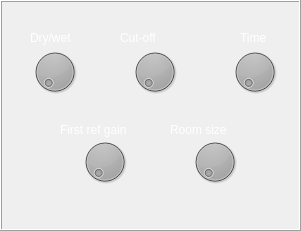
   <widget class="QFrame" name="rev_frame">
    <property name="geometry">
     <rect>
      <x>390</x>
      <y>40</y>
      <width>301</width>
      <height>231</height>
     </rect>
    </property>
    <property name="frameShape">
     <enum>QFrame::Box</enum>
    </property>
    <property name="frameShadow">
     <enum>QFrame::Raised</enum>
    </property>
    <widget class="QDial" name="rev_time_3">
     <property name="geometry">
      <rect>
       <x>230</x>
       <y>40</y>
       <width>50</width>
       <height>64</height>
      </rect>
     </property>
     <property name="palette">
      <palette>
       <active>
        <colorrole role="Button">
         <brush brushstyle="SolidPattern">
          <color alpha="255">
           <red>0</red>
           <green>0</green>
           <blue>0</blue>
          </color>
         </brush>
        </colorrole>
        <colorrole role="Base">
         <brush brushstyle="SolidPattern">
          <color alpha="255">
           <red>0</red>
           <green>0</green>
           <blue>0</blue>
          </color>
         </brush>
        </colorrole>
        <colorrole role="Window">
         <brush brushstyle="SolidPattern">
          <color alpha="255">
           <red>0</red>
           <green>0</green>
           <blue>0</blue>
          </color>
         </brush>
        </colorrole>
       </active>
       <inactive>
        <colorrole role="Button">
         <brush brushstyle="SolidPattern">
          <color alpha="255">
           <red>0</red>
           <green>0</green>
           <blue>0</blue>
          </color>
         </brush>
        </colorrole>
        <colorrole role="Base">
         <brush brushstyle="SolidPattern">
          <color alpha="255">
           <red>0</red>
           <green>0</green>
           <blue>0</blue>
          </color>
         </brush>
        </colorrole>
        <colorrole role="Window">
         <brush brushstyle="SolidPattern">
          <color alpha="255">
           <red>0</red>
           <green>0</green>
           <blue>0</blue>
          </color>
         </brush>
        </colorrole>
       </inactive>
       <disabled>
        <colorrole role="Button">
         <brush brushstyle="SolidPattern">
          <color alpha="255">
           <red>0</red>
           <green>0</green>
           <blue>0</blue>
          </color>
         </brush>
        </colorrole>
        <colorrole role="Base">
         <brush brushstyle="SolidPattern">
          <color alpha="255">
           <red>0</red>
           <green>0</green>
           <blue>0</blue>
          </color>
         </brush>
        </colorrole>
        <colorrole role="Window">
         <brush brushstyle="SolidPattern">
          <color alpha="255">
           <red>0</red>
           <green>0</green>
           <blue>0</blue>
          </color>
         </brush>
        </colorrole>
       </disabled>
      </palette>
     </property>
    </widget>
    <widget class="QDial" name="rev_cutoff_3">
     <property name="geometry">
      <rect>
       <x>130</x>
       <y>40</y>
       <width>50</width>
       <height>64</height>
      </rect>
     </property>
     <property name="palette">
      <palette>
       <active>
        <colorrole role="Button">
         <brush brushstyle="SolidPattern">
          <color alpha="255">
           <red>0</red>
           <green>0</green>
           <blue>0</blue>
          </color>
         </brush>
        </colorrole>
        <colorrole role="Base">
         <brush brushstyle="SolidPattern">
          <color alpha="255">
           <red>0</red>
           <green>0</green>
           <blue>0</blue>
          </color>
         </brush>
        </colorrole>
        <colorrole role="Window">
         <brush brushstyle="SolidPattern">
          <color alpha="255">
           <red>0</red>
           <green>0</green>
           <blue>0</blue>
          </color>
         </brush>
        </colorrole>
       </active>
       <inactive>
        <colorrole role="Button">
         <brush brushstyle="SolidPattern">
          <color alpha="255">
           <red>0</red>
           <green>0</green>
           <blue>0</blue>
          </color>
         </brush>
        </colorrole>
        <colorrole role="Base">
         <brush brushstyle="SolidPattern">
          <color alpha="255">
           <red>0</red>
           <green>0</green>
           <blue>0</blue>
          </color>
         </brush>
        </colorrole>
        <colorrole role="Window">
         <brush brushstyle="SolidPattern">
          <color alpha="255">
           <red>0</red>
           <green>0</green>
           <blue>0</blue>
          </color>
         </brush>
        </colorrole>
       </inactive>
       <disabled>
        <colorrole role="Button">
         <brush brushstyle="SolidPattern">
          <color alpha="255">
           <red>0</red>
           <green>0</green>
           <blue>0</blue>
          </color>
         </brush>
        </colorrole>
        <colorrole role="Base">
         <brush brushstyle="SolidPattern">
          <color alpha="255">
           <red>0</red>
           <green>0</green>
           <blue>0</blue>
          </color>
         </brush>
        </colorrole>
        <colorrole role="Window">
         <brush brushstyle="SolidPattern">
          <color alpha="255">
           <red>0</red>
           <green>0</green>
           <blue>0</blue>
          </color>
         </brush>
        </colorrole>
       </disabled>
      </palette>
     </property>
    </widget>
    <widget class="QDial" name="rev_dry_3">
     <property name="geometry">
      <rect>
       <x>30</x>
       <y>40</y>
       <width>50</width>
       <height>64</height>
      </rect>
     </property>
     <property name="palette">
      <palette>
       <active>
        <colorrole role="Button">
         <brush brushstyle="SolidPattern">
          <color alpha="255">
           <red>0</red>
           <green>0</green>
           <blue>0</blue>
          </color>
         </brush>
        </colorrole>
        <colorrole role="Base">
         <brush brushstyle="SolidPattern">
          <color alpha="255">
           <red>0</red>
           <green>0</green>
           <blue>0</blue>
          </color>
         </brush>
        </colorrole>
        <colorrole role="Window">
         <brush brushstyle="SolidPattern">
          <color alpha="255">
           <red>0</red>
           <green>0</green>
           <blue>0</blue>
          </color>
         </brush>
        </colorrole>
       </active>
       <inactive>
        <colorrole role="Button">
         <brush brushstyle="SolidPattern">
          <color alpha="255">
           <red>0</red>
           <green>0</green>
           <blue>0</blue>
          </color>
         </brush>
        </colorrole>
        <colorrole role="Base">
         <brush brushstyle="SolidPattern">
          <color alpha="255">
           <red>0</red>
           <green>0</green>
           <blue>0</blue>
          </color>
         </brush>
        </colorrole>
        <colorrole role="Window">
         <brush brushstyle="SolidPattern">
          <color alpha="255">
           <red>0</red>
           <green>0</green>
           <blue>0</blue>
          </color>
         </brush>
        </colorrole>
       </inactive>
       <disabled>
        <colorrole role="Button">
         <brush brushstyle="SolidPattern">
          <color alpha="255">
           <red>0</red>
           <green>0</green>
           <blue>0</blue>
          </color>
         </brush>
        </colorrole>
        <colorrole role="Base">
         <brush brushstyle="SolidPattern">
          <color alpha="255">
           <red>0</red>
           <green>0</green>
           <blue>0</blue>
          </color>
         </brush>
        </colorrole>
        <colorrole role="Window">
         <brush brushstyle="SolidPattern">
          <color alpha="255">
           <red>0</red>
           <green>0</green>
           <blue>0</blue>
          </color>
         </brush>
        </colorrole>
       </disabled>
      </palette>
     </property>
    </widget>
    <widget class="QDial" name="rev_gain_3">
     <property name="geometry">
      <rect>
       <x>80</x>
       <y>130</y>
       <width>50</width>
       <height>64</height>
      </rect>
     </property>
     <property name="palette">
      <palette>
       <active>
        <colorrole role="Button">
         <brush brushstyle="SolidPattern">
          <color alpha="255">
           <red>0</red>
           <green>0</green>
           <blue>0</blue>
          </color>
         </brush>
        </colorrole>
        <colorrole role="Base">
         <brush brushstyle="SolidPattern">
          <color alpha="255">
           <red>0</red>
           <green>0</green>
           <blue>0</blue>
          </color>
         </brush>
        </colorrole>
        <colorrole role="Window">
         <brush brushstyle="SolidPattern">
          <color alpha="255">
           <red>0</red>
           <green>0</green>
           <blue>0</blue>
          </color>
         </brush>
        </colorrole>
       </active>
       <inactive>
        <colorrole role="Button">
         <brush brushstyle="SolidPattern">
          <color alpha="255">
           <red>0</red>
           <green>0</green>
           <blue>0</blue>
          </color>
         </brush>
        </colorrole>
        <colorrole role="Base">
         <brush brushstyle="SolidPattern">
          <color alpha="255">
           <red>0</red>
           <green>0</green>
           <blue>0</blue>
          </color>
         </brush>
        </colorrole>
        <colorrole role="Window">
         <brush brushstyle="SolidPattern">
          <color alpha="255">
           <red>0</red>
           <green>0</green>
           <blue>0</blue>
          </color>
         </brush>
        </colorrole>
       </inactive>
       <disabled>
        <colorrole role="Button">
         <brush brushstyle="SolidPattern">
          <color alpha="255">
           <red>0</red>
           <green>0</green>
           <blue>0</blue>
          </color>
         </brush>
        </colorrole>
        <colorrole role="Base">
         <brush brushstyle="SolidPattern">
          <color alpha="255">
           <red>0</red>
           <green>0</green>
           <blue>0</blue>
          </color>
         </brush>
        </colorrole>
        <colorrole role="Window">
         <brush brushstyle="SolidPattern">
          <color alpha="255">
           <red>0</red>
           <green>0</green>
           <blue>0</blue>
          </color>
         </brush>
        </colorrole>
       </disabled>
      </palette>
     </property>
    </widget>
    <widget class="QDial" name="rev_roomsize_3">
     <property name="geometry">
      <rect>
       <x>190</x>
       <y>130</y>
       <width>50</width>
       <height>64</height>
      </rect>
     </property>
     <property name="palette">
      <palette>
       <active>
        <colorrole role="Button">
         <brush brushstyle="SolidPattern">
          <color alpha="255">
           <red>0</red>
           <green>0</green>
           <blue>0</blue>
          </color>
         </brush>
        </colorrole>
        <colorrole role="Base">
         <brush brushstyle="SolidPattern">
          <color alpha="255">
           <red>0</red>
           <green>0</green>
           <blue>0</blue>
          </color>
         </brush>
        </colorrole>
        <colorrole role="Window">
         <brush brushstyle="SolidPattern">
          <color alpha="255">
           <red>0</red>
           <green>0</green>
           <blue>0</blue>
          </color>
         </brush>
        </colorrole>
       </active>
       <inactive>
        <colorrole role="Button">
         <brush brushstyle="SolidPattern">
          <color alpha="255">
           <red>0</red>
           <green>0</green>
           <blue>0</blue>
          </color>
         </brush>
        </colorrole>
        <colorrole role="Base">
         <brush brushstyle="SolidPattern">
          <color alpha="255">
           <red>0</red>
           <green>0</green>
           <blue>0</blue>
          </color>
         </brush>
        </colorrole>
        <colorrole role="Window">
         <brush brushstyle="SolidPattern">
          <color alpha="255">
           <red>0</red>
           <green>0</green>
           <blue>0</blue>
          </color>
         </brush>
        </colorrole>
       </inactive>
       <disabled>
        <colorrole role="Button">
         <brush brushstyle="SolidPattern">
          <color alpha="255">
           <red>0</red>
           <green>0</green>
           <blue>0</blue>
          </color>
         </brush>
        </colorrole>
        <colorrole role="Base">
         <brush brushstyle="SolidPattern">
          <color alpha="255">
           <red>0</red>
           <green>0</green>
           <blue>0</blue>
          </color>
         </brush>
        </colorrole>
        <colorrole role="Window">
         <brush brushstyle="SolidPattern">
          <color alpha="255">
           <red>0</red>
           <green>0</green>
           <blue>0</blue>
          </color>
         </brush>
        </colorrole>
       </disabled>
      </palette>
     </property>
    </widget>
    <widget class="QLabel" name="label_51">
     <property name="geometry">
      <rect>
       <x>30</x>
       <y>30</y>
       <width>71</width>
       <height>16</height>
      </rect>
     </property>
     <property name="palette">
      <palette>
       <active>
        <colorrole role="WindowText">
         <brush brushstyle="SolidPattern">
          <color alpha="255">
           <red>255</red>
           <green>255</green>
           <blue>255</blue>
          </color>
         </brush>
        </colorrole>
        <colorrole role="Button">
         <brush brushstyle="SolidPattern">
          <color alpha="255">
           <red>0</red>
           <green>0</green>
           <blue>0</blue>
          </color>
         </brush>
        </colorrole>
        <colorrole role="Base">
         <brush brushstyle="SolidPattern">
          <color alpha="255">
           <red>0</red>
           <green>0</green>
           <blue>0</blue>
          </color>
         </brush>
        </colorrole>
        <colorrole role="Window">
         <brush brushstyle="SolidPattern">
          <color alpha="255">
           <red>0</red>
           <green>0</green>
           <blue>0</blue>
          </color>
         </brush>
        </colorrole>
       </active>
       <inactive>
        <colorrole role="WindowText">
         <brush brushstyle="SolidPattern">
          <color alpha="255">
           <red>255</red>
           <green>255</green>
           <blue>255</blue>
          </color>
         </brush>
        </colorrole>
        <colorrole role="Button">
         <brush brushstyle="SolidPattern">
          <color alpha="255">
           <red>0</red>
           <green>0</green>
           <blue>0</blue>
          </color>
         </brush>
        </colorrole>
        <colorrole role="Base">
         <brush brushstyle="SolidPattern">
          <color alpha="255">
           <red>0</red>
           <green>0</green>
           <blue>0</blue>
          </color>
         </brush>
        </colorrole>
        <colorrole role="Window">
         <brush brushstyle="SolidPattern">
          <color alpha="255">
           <red>0</red>
           <green>0</green>
           <blue>0</blue>
          </color>
         </brush>
        </colorrole>
       </inactive>
       <disabled>
        <colorrole role="WindowText">
         <brush brushstyle="SolidPattern">
          <color alpha="255">
           <red>120</red>
           <green>120</green>
           <blue>120</blue>
          </color>
         </brush>
        </colorrole>
        <colorrole role="Button">
         <brush brushstyle="SolidPattern">
          <color alpha="255">
           <red>0</red>
           <green>0</green>
           <blue>0</blue>
          </color>
         </brush>
        </colorrole>
        <colorrole role="Base">
         <brush brushstyle="SolidPattern">
          <color alpha="255">
           <red>0</red>
           <green>0</green>
           <blue>0</blue>
          </color>
         </brush>
        </colorrole>
        <colorrole role="Window">
         <brush brushstyle="SolidPattern">
          <color alpha="255">
           <red>0</red>
           <green>0</green>
           <blue>0</blue>
          </color>
         </brush>
        </colorrole>
       </disabled>
      </palette>
     </property>
     <property name="text">
      <string>Dry/wet</string>
     </property>
    </widget>
    <widget class="QLabel" name="label_52">
     <property name="geometry">
      <rect>
       <x>120</x>
       <y>30</y>
       <width>61</width>
       <height>16</height>
      </rect>
     </property>
     <property name="palette">
      <palette>
       <active>
        <colorrole role="WindowText">
         <brush brushstyle="SolidPattern">
          <color alpha="255">
           <red>255</red>
           <green>255</green>
           <blue>255</blue>
          </color>
         </brush>
        </colorrole>
        <colorrole role="Button">
         <brush brushstyle="SolidPattern">
          <color alpha="255">
           <red>0</red>
           <green>0</green>
           <blue>0</blue>
          </color>
         </brush>
        </colorrole>
        <colorrole role="Base">
         <brush brushstyle="SolidPattern">
          <color alpha="255">
           <red>0</red>
           <green>0</green>
           <blue>0</blue>
          </color>
         </brush>
        </colorrole>
        <colorrole role="Window">
         <brush brushstyle="SolidPattern">
          <color alpha="255">
           <red>0</red>
           <green>0</green>
           <blue>0</blue>
          </color>
         </brush>
        </colorrole>
       </active>
       <inactive>
        <colorrole role="WindowText">
         <brush brushstyle="SolidPattern">
          <color alpha="255">
           <red>255</red>
           <green>255</green>
           <blue>255</blue>
          </color>
         </brush>
        </colorrole>
        <colorrole role="Button">
         <brush brushstyle="SolidPattern">
          <color alpha="255">
           <red>0</red>
           <green>0</green>
           <blue>0</blue>
          </color>
         </brush>
        </colorrole>
        <colorrole role="Base">
         <brush brushstyle="SolidPattern">
          <color alpha="255">
           <red>0</red>
           <green>0</green>
           <blue>0</blue>
          </color>
         </brush>
        </colorrole>
        <colorrole role="Window">
         <brush brushstyle="SolidPattern">
          <color alpha="255">
           <red>0</red>
           <green>0</green>
           <blue>0</blue>
          </color>
         </brush>
        </colorrole>
       </inactive>
       <disabled>
        <colorrole role="WindowText">
         <brush brushstyle="SolidPattern">
          <color alpha="255">
           <red>120</red>
           <green>120</green>
           <blue>120</blue>
          </color>
         </brush>
        </colorrole>
        <colorrole role="Button">
         <brush brushstyle="SolidPattern">
          <color alpha="255">
           <red>0</red>
           <green>0</green>
           <blue>0</blue>
          </color>
         </brush>
        </colorrole>
        <colorrole role="Base">
         <brush brushstyle="SolidPattern">
          <color alpha="255">
           <red>0</red>
           <green>0</green>
           <blue>0</blue>
          </color>
         </brush>
        </colorrole>
        <colorrole role="Window">
         <brush brushstyle="SolidPattern">
          <color alpha="255">
           <red>0</red>
           <green>0</green>
           <blue>0</blue>
          </color>
         </brush>
        </colorrole>
       </disabled>
      </palette>
     </property>
     <property name="text">
      <string>Cut-off</string>
     </property>
    </widget>
    <widget class="QLabel" name="label_53">
     <property name="geometry">
      <rect>
       <x>240</x>
       <y>30</y>
       <width>51</width>
       <height>16</height>
      </rect>
     </property>
     <property name="palette">
      <palette>
       <active>
        <colorrole role="WindowText">
         <brush brushstyle="SolidPattern">
          <color alpha="255">
           <red>255</red>
           <green>255</green>
           <blue>255</blue>
          </color>
         </brush>
        </colorrole>
        <colorrole role="Button">
         <brush brushstyle="SolidPattern">
          <color alpha="255">
           <red>0</red>
           <green>0</green>
           <blue>0</blue>
          </color>
         </brush>
        </colorrole>
        <colorrole role="Base">
         <brush brushstyle="SolidPattern">
          <color alpha="255">
           <red>0</red>
           <green>0</green>
           <blue>0</blue>
          </color>
         </brush>
        </colorrole>
        <colorrole role="Window">
         <brush brushstyle="SolidPattern">
          <color alpha="255">
           <red>0</red>
           <green>0</green>
           <blue>0</blue>
          </color>
         </brush>
        </colorrole>
       </active>
       <inactive>
        <colorrole role="WindowText">
         <brush brushstyle="SolidPattern">
          <color alpha="255">
           <red>255</red>
           <green>255</green>
           <blue>255</blue>
          </color>
         </brush>
        </colorrole>
        <colorrole role="Button">
         <brush brushstyle="SolidPattern">
          <color alpha="255">
           <red>0</red>
           <green>0</green>
           <blue>0</blue>
          </color>
         </brush>
        </colorrole>
        <colorrole role="Base">
         <brush brushstyle="SolidPattern">
          <color alpha="255">
           <red>0</red>
           <green>0</green>
           <blue>0</blue>
          </color>
         </brush>
        </colorrole>
        <colorrole role="Window">
         <brush brushstyle="SolidPattern">
          <color alpha="255">
           <red>0</red>
           <green>0</green>
           <blue>0</blue>
          </color>
         </brush>
        </colorrole>
       </inactive>
       <disabled>
        <colorrole role="WindowText">
         <brush brushstyle="SolidPattern">
          <color alpha="255">
           <red>120</red>
           <green>120</green>
           <blue>120</blue>
          </color>
         </brush>
        </colorrole>
        <colorrole role="Button">
         <brush brushstyle="SolidPattern">
          <color alpha="255">
           <red>0</red>
           <green>0</green>
           <blue>0</blue>
          </color>
         </brush>
        </colorrole>
        <colorrole role="Base">
         <brush brushstyle="SolidPattern">
          <color alpha="255">
           <red>0</red>
           <green>0</green>
           <blue>0</blue>
          </color>
         </brush>
        </colorrole>
        <colorrole role="Window">
         <brush brushstyle="SolidPattern">
          <color alpha="255">
           <red>0</red>
           <green>0</green>
           <blue>0</blue>
          </color>
         </brush>
        </colorrole>
       </disabled>
      </palette>
     </property>
     <property name="text">
      <string>Time</string>
     </property>
    </widget>
    <widget class="QLabel" name="label_54">
     <property name="geometry">
      <rect>
       <x>170</x>
       <y>120</y>
       <width>91</width>
       <height>20</height>
      </rect>
     </property>
     <property name="palette">
      <palette>
       <active>
        <colorrole role="WindowText">
         <brush brushstyle="SolidPattern">
          <color alpha="255">
           <red>255</red>
           <green>255</green>
           <blue>255</blue>
          </color>
         </brush>
        </colorrole>
        <colorrole role="Button">
         <brush brushstyle="SolidPattern">
          <color alpha="255">
           <red>0</red>
           <green>0</green>
           <blue>0</blue>
          </color>
         </brush>
        </colorrole>
        <colorrole role="Base">
         <brush brushstyle="SolidPattern">
          <color alpha="255">
           <red>0</red>
           <green>0</green>
           <blue>0</blue>
          </color>
         </brush>
        </colorrole>
        <colorrole role="Window">
         <brush brushstyle="SolidPattern">
          <color alpha="255">
           <red>0</red>
           <green>0</green>
           <blue>0</blue>
          </color>
         </brush>
        </colorrole>
       </active>
       <inactive>
        <colorrole role="WindowText">
         <brush brushstyle="SolidPattern">
          <color alpha="255">
           <red>255</red>
           <green>255</green>
           <blue>255</blue>
          </color>
         </brush>
        </colorrole>
        <colorrole role="Button">
         <brush brushstyle="SolidPattern">
          <color alpha="255">
           <red>0</red>
           <green>0</green>
           <blue>0</blue>
          </color>
         </brush>
        </colorrole>
        <colorrole role="Base">
         <brush brushstyle="SolidPattern">
          <color alpha="255">
           <red>0</red>
           <green>0</green>
           <blue>0</blue>
          </color>
         </brush>
        </colorrole>
        <colorrole role="Window">
         <brush brushstyle="SolidPattern">
          <color alpha="255">
           <red>0</red>
           <green>0</green>
           <blue>0</blue>
          </color>
         </brush>
        </colorrole>
       </inactive>
       <disabled>
        <colorrole role="WindowText">
         <brush brushstyle="SolidPattern">
          <color alpha="255">
           <red>120</red>
           <green>120</green>
           <blue>120</blue>
          </color>
         </brush>
        </colorrole>
        <colorrole role="Button">
         <brush brushstyle="SolidPattern">
          <color alpha="255">
           <red>0</red>
           <green>0</green>
           <blue>0</blue>
          </color>
         </brush>
        </colorrole>
        <colorrole role="Base">
         <brush brushstyle="SolidPattern">
          <color alpha="255">
           <red>0</red>
           <green>0</green>
           <blue>0</blue>
          </color>
         </brush>
        </colorrole>
        <colorrole role="Window">
         <brush brushstyle="SolidPattern">
          <color alpha="255">
           <red>0</red>
           <green>0</green>
           <blue>0</blue>
          </color>
         </brush>
        </colorrole>
       </disabled>
      </palette>
     </property>
     <property name="text">
      <string>Room size</string>
     </property>
    </widget>
    <widget class="QLabel" name="label_55">
     <property name="geometry">
      <rect>
       <x>60</x>
       <y>120</y>
       <width>101</width>
       <height>20</height>
      </rect>
     </property>
     <property name="palette">
      <palette>
       <active>
        <colorrole role="WindowText">
         <brush brushstyle="SolidPattern">
          <color alpha="255">
           <red>255</red>
           <green>255</green>
           <blue>255</blue>
          </color>
         </brush>
        </colorrole>
        <colorrole role="Button">
         <brush brushstyle="SolidPattern">
          <color alpha="255">
           <red>0</red>
           <green>0</green>
           <blue>0</blue>
          </color>
         </brush>
        </colorrole>
        <colorrole role="Base">
         <brush brushstyle="SolidPattern">
          <color alpha="255">
           <red>0</red>
           <green>0</green>
           <blue>0</blue>
          </color>
         </brush>
        </colorrole>
        <colorrole role="Window">
         <brush brushstyle="SolidPattern">
          <color alpha="255">
           <red>0</red>
           <green>0</green>
           <blue>0</blue>
          </color>
         </brush>
        </colorrole>
       </active>
       <inactive>
        <colorrole role="WindowText">
         <brush brushstyle="SolidPattern">
          <color alpha="255">
           <red>255</red>
           <green>255</green>
           <blue>255</blue>
          </color>
         </brush>
        </colorrole>
        <colorrole role="Button">
         <brush brushstyle="SolidPattern">
          <color alpha="255">
           <red>0</red>
           <green>0</green>
           <blue>0</blue>
          </color>
         </brush>
        </colorrole>
        <colorrole role="Base">
         <brush brushstyle="SolidPattern">
          <color alpha="255">
           <red>0</red>
           <green>0</green>
           <blue>0</blue>
          </color>
         </brush>
        </colorrole>
        <colorrole role="Window">
         <brush brushstyle="SolidPattern">
          <color alpha="255">
           <red>0</red>
           <green>0</green>
           <blue>0</blue>
          </color>
         </brush>
        </colorrole>
       </inactive>
       <disabled>
        <colorrole role="WindowText">
         <brush brushstyle="SolidPattern">
          <color alpha="255">
           <red>120</red>
           <green>120</green>
           <blue>120</blue>
          </color>
         </brush>
        </colorrole>
        <colorrole role="Button">
         <brush brushstyle="SolidPattern">
          <color alpha="255">
           <red>0</red>
           <green>0</green>
           <blue>0</blue>
          </color>
         </brush>
        </colorrole>
        <colorrole role="Base">
         <brush brushstyle="SolidPattern">
          <color alpha="255">
           <red>0</red>
           <green>0</green>
           <blue>0</blue>
          </color>
         </brush>
        </colorrole>
        <colorrole role="Window">
         <brush brushstyle="SolidPattern">
          <color alpha="255">
           <red>0</red>
           <green>0</green>
           <blue>0</blue>
          </color>
         </brush>
        </colorrole>
       </disabled>
      </palette>
     </property>
     <property name="text">
      <string>First ref gain</string>
     </property>
    </widget>
   </widget>
